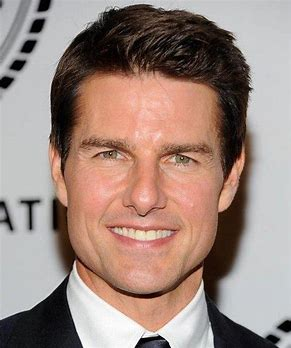
#> input picture Day3 Try/tom.jpeg, 291 x 348 px, given in place of tom.jpg, which was not available
$ jupyter execute --allow-errors Sharpning.ipynb
#> lines starting #> are read from the running program, lines starting #| are printed output that depends on the picture; pictures that were not available may be replaced by others from this repository, and a replacement may not be noted
[cell 1]
import cv2 as cv
import numpy as np

original=cv.imread('tom.jpg',cv.IMREAD_GRAYSCALE)
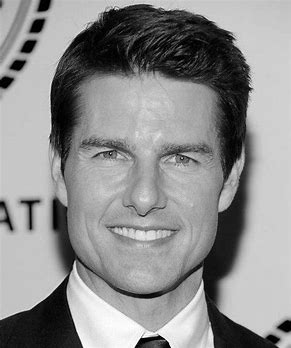
#> original: shape (348, 291); min 0, max 255, mean 141.1
assert original is not None

smoothned = cv.GaussianBlur(original,(5,5),0).astype(np.float32)
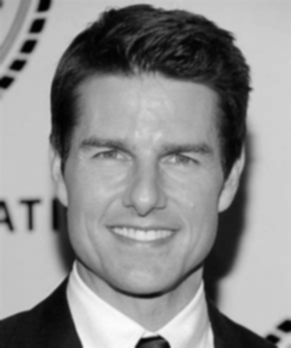
#> smoothned: shape (348, 291) float32; min 1, max 252, mean 141.1
difference = original - smoothned
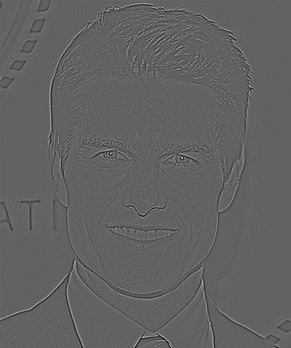
#> difference: shape (348, 291) float32; min -96, max 153, mean 0; drawn with min black and max white
#> (the rest of this cell did not finish here and is left out)
